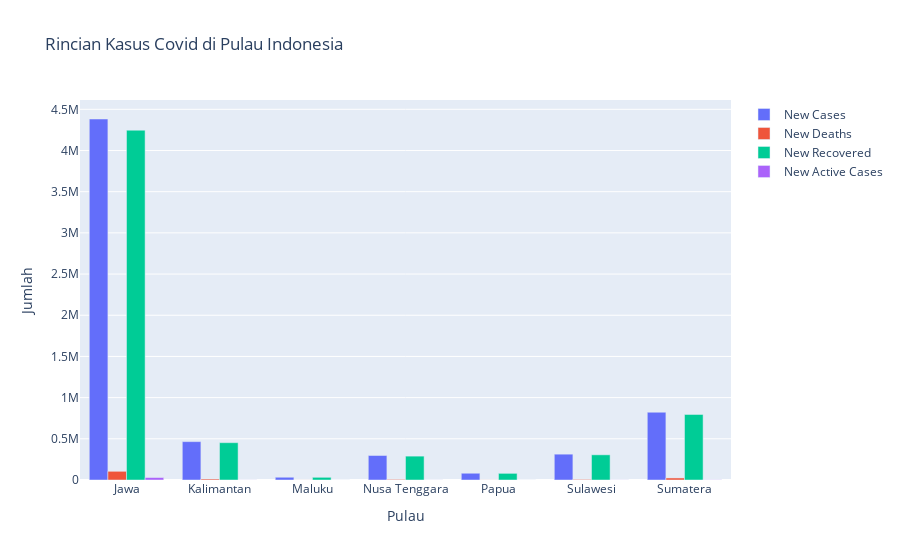

Notebook source saved alongside this figure:
### Code cell
values = analisis_2.iloc[:, 1:5]

fig = make_subplots(rows=1, cols=1)

for col in values.columns:
    fig.add_trace(go.Bar(x=analisis_2['Island'], y=values[col], name=col,
                            hovertemplate=f'Category: {col}<br>' +
                                        'Value: %{y:.2f}<extra></extra>'))

fig.update_xaxes(title='Pulau')
fig.update_yaxes(title='Jumlah')
fig.update_layout(title='Rincian Kasus Covid di Pulau Indonesia', barmode='group')

fig.write_html("g_4.html")
fig.show()

### Figure 1 — Plotly figure (JSON) as saved in the notebook; plotly's stock layout.template omitted (floating-point values rounded to 4 significant figures)
{"data": [{"hovertemplate": "Category: New Cases<br>Value: %{y:.2f}<extra></extra>", "name": "New Cases", "type": "bar", "x": ["Jawa", "Kalimantan", "Maluku", "Nusa Tenggara", "Papua", "Sulawesi", "Sumatera"], "y": [4382330, 465732, 33331, 297493, 82097, 313608, 822718]}, {"hovertemplate": "Category: New Deaths<br>Value: %{y:.2f}<extra></extra>", "name": "New Deaths", "type": "bar", "x": ["Jawa", "Kalimantan", "Maluku", "Nusa Tenggara", "Papua", "Sulawesi", "Sumatera"], "y": [105515, 11862, 628, 7160, 963, 6880, 24811]}, {"hovertemplate": "Category: New Recovered<br>Value: %{y:.2f}<extra></extra>", "name": "New Recovered", "type": "bar", "x": ["Jawa", "Kalimantan", "Maluku", "Nusa Tenggara", "Papua", "Sulawesi", "Sumatera"], "y": [4246611, 453092, 32640, 289742, 80760, 305849, 795859]}, {"hovertemplate": "Category: New Active Cases<br>Value: %{y:.2f}<extra></extra>", "name": "New Active Cases", "type": "bar", "x": ["Jawa", "Kalimantan", "Maluku", "Nusa Tenggara", "Papua", "Sulawesi", "Sumatera"], "y": [30204, 778, 63, 591, 374, 879, 2048]}], "layout": {"barmode": "group", "title": {"text": "Rincian Kasus Covid di Pulau Indonesia"}, "xaxis": {"anchor": "y", "domain": [0, 1], "title": {"text": "Pulau"}}, "yaxis": {"anchor": "x", "domain": [0, 1], "title": {"text": "Jumlah"}}}}
